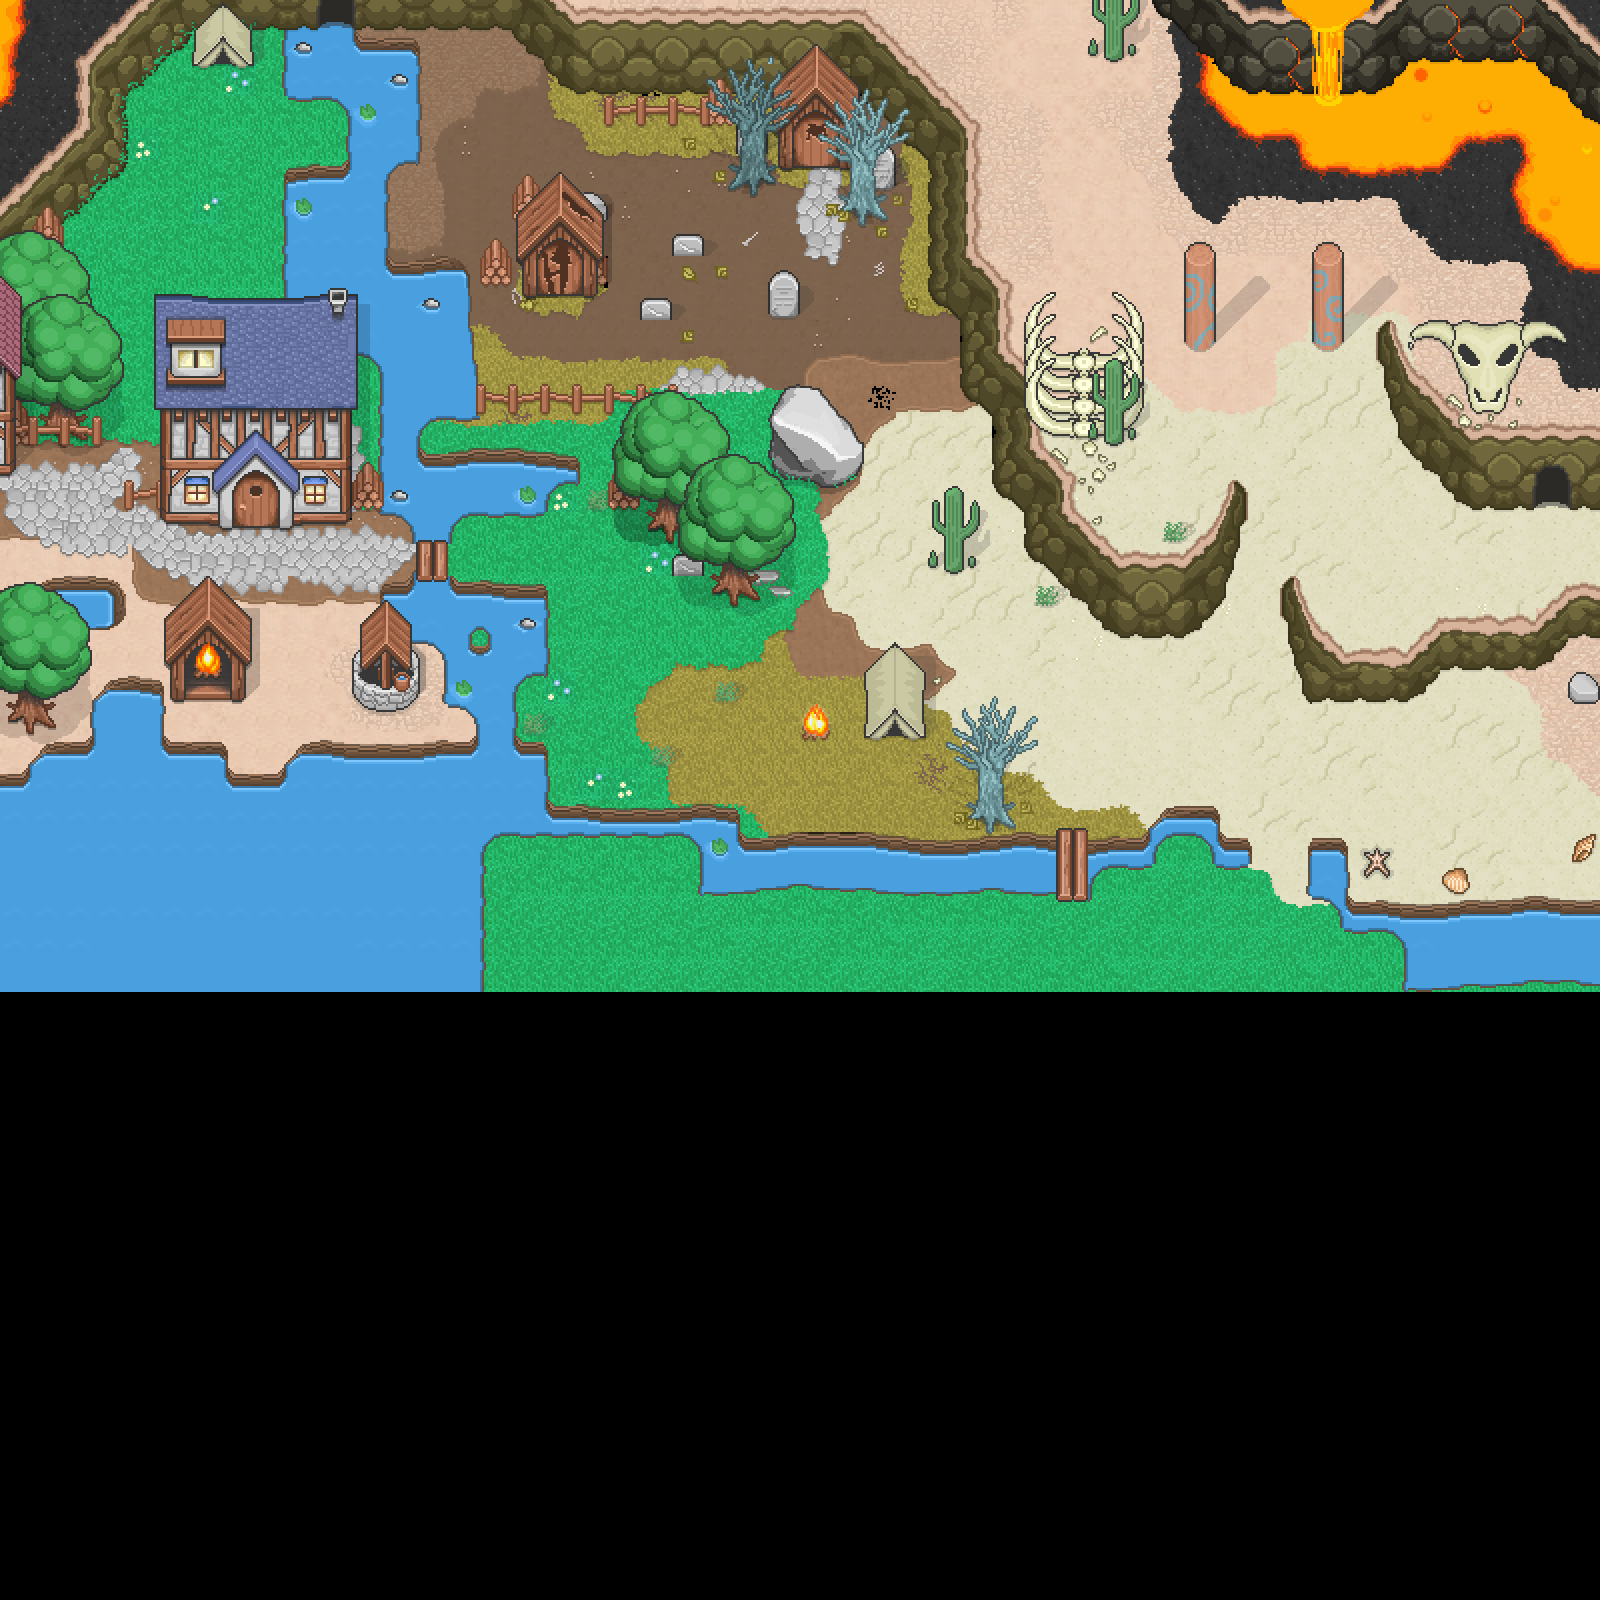

A level layout from a 2D game, rendered from its tile map. Below: a short description, then the map file with tile-grid data replaced by summaries:
An orthogonal 50x50 tile map with 32x32 px tiles, 26 tile layers (base, lava, scorchedearth, sand, ...), 1 hidden layer not drawn and 18 objects (16x monster, spawn, upgrade).

<map version="1.0" orientation="orthogonal" renderorder="right-down" width="50" height="50" tilewidth="32" tileheight="32" nextobjectid="27">
 <tileset firstgid="1" name="tilesheet" tilewidth="32" tileheight="32" tilecount="1960">
  <image source="img/tilesheet.png" width="640" height="3136" />
  <terraintypes>
   <terrain name="randoom-grass" tile="-1" />
  </terraintypes>
  <tile id="152" terrain="0,0,0,0" />
  <tile id="153" terrain="0,0,0,0" />
  <tile id="154" terrain="0,0,0,0" />
  <tile id="155" terrain="0,0,0,0" />
  <tile id="172" terrain="0,0,0,0" />
  <tile id="173" terrain="0,0,0,0" />
  <tile id="174" terrain="0,0,0,0" />
  <tile id="175" terrain="0,0,0,0" />
 </tileset>
 <layer name="base" width="50" height="50">
  <data>[2500 cells, 2500 non-empty, 1 distinct tile ids]</data>
 </layer>
 <layer name="lava" width="50" height="50">
  <data>[2500 cells, 62 non-empty, 14 distinct tile ids]</data>
 </layer>
 <layer name="scorchedearth" width="50" height="50">
  <data>[2500 cells, 103 non-empty, 18 distinct tile ids]</data>
 </layer>
 <layer name="sand" width="50" height="50">
  <data>[2500 cells, 367 non-empty, 16 distinct tile ids]</data>
 </layer>
 <layer name="darksand" width="50" height="50">
  <data>[2500 cells, 206 non-empty, 34 distinct tile ids]</data>
 </layer>
 <layer name="darkdirt" width="50" height="50">
  <data>[2500 cells, 183 non-empty, 11 distinct tile ids]</data>
 </layer>
 <layer name="drydirt" width="50" height="50">
  <data>[2500 cells, 25 non-empty, 12 distinct tile ids]</data>
 </layer>
 <layer name="dirt" width="50" height="50">
  <data>[2500 cells, 102 non-empty, 32 distinct tile ids]</data>
 </layer>
 <layer name="savannah" width="50" height="50">
  <data>[2500 cells, 145 non-empty, 29 distinct tile ids]</data>
 </layer>
 <layer name="cobblestone3" width="50" height="50">
  <data>[2500 cells, 8 non-empty, 8 distinct tile ids]</data>
 </layer>
 <layer name="grass" width="50" height="50">
  <data>[2500 cells, 366 non-empty, 37 distinct tile ids]</data>
 </layer>
 <layer name="cobblestone2" width="50" height="50">
  <data>[2500 cells, 3 non-empty, 3 distinct tile ids]</data>
 </layer>
 <layer name="sandstone" width="50" height="50">
  <data>[2500 cells, 110 non-empty, 46 distinct tile ids]</data>
 </layer>
 <layer name="cobblestone" width="50" height="50">
  <data>[2500 cells, 54 non-empty, 22 distinct tile ids]</data>
 </layer>
 <layer name="fences" width="50" height="50">
  <data>[2500 cells, 0 non-empty, 0 distinct tile ids]</data>
 </layer>
 <layer name="lakes" width="50" height="50">
  <data>[2500 cells, 356 non-empty, 50 distinct tile ids]</data>
 </layer>
 <layer name="cliffs" width="50" height="50">
  <data>[2500 cells, 235 non-empty, 96 distinct tile ids]</data>
 </layer>
 <layer name="props3" width="50" height="50">
  <data>[2500 cells, 2 non-empty, 2 distinct tile ids]</data>
 </layer>
 <layer name="props" width="50" height="50">
  <data>[2500 cells, 225 non-empty, 174 distinct tile ids]</data>
 </layer>
 <layer name="props2" width="50" height="50">
  <data>[2500 cells, 53 non-empty, 45 distinct tile ids]</data>
 </layer>
 <layer name="bridge" width="50" height="50">
  <data>[2500 cells, 7 non-empty, 4 distinct tile ids]</data>
 </layer>
 <layer name="trees1" width="50" height="50">
  <data>[2500 cells, 126 non-empty, 63 distinct tile ids]</data>
 </layer>
 <layer name="trees2" width="50" height="50">
  <data>[2500 cells, 53 non-empty, 23 distinct tile ids]</data>
 </layer>
 <layer name="props3" width="50" height="50">
  <data>[2500 cells, 4 non-empty, 4 distinct tile ids]</data>
 </layer>
 <layer name="houses2" width="50" height="50">
  <data>[2500 cells, 64 non-empty, 64 distinct tile ids]</data>
 </layer>
 <layer name="houses" width="50" height="50">
  <data>[2500 cells, 24 non-empty, 22 distinct tile ids]</data>
 </layer>
 <layer name="collision" width="50" height="50" visible="0">
  <data>[2500 cells, 671 non-empty, 1 distinct tile ids]</data>
 </layer>
 <objectgroup name="objects">
  <properties>
   <property name="type" value="player" />
  </properties>
  <object id="4" name="spawn" x="288" y="544" width="32" height="32" />
  <object id="8" name="rat" type="monster" x="160" y="96" width="32" height="32" />
  <object id="11" name="rat" type="monster" x="256" y="128" width="32" height="32" />
  <object id="12" name="rat" type="monster" x="224" y="192" width="32" height="32" />
  <object id="13" name="goblin" type="monster" x="896" y="800" width="32" height="32" />
  <object id="14" name="goblin" type="monster" x="768" y="768" width="32" height="32" />
  <object id="15" name="ogre" type="monster" x="1504" y="544" width="32" height="32" />
  <object id="16" name="crab" type="monster" x="1504" y="832" width="32" height="32" />
  <object id="17" name="crab" type="monster" x="1408" y="800" width="32" height="32" />
  <object id="18" name="snake" type="monster" x="1120" y="512" width="32" height="32" />
  <object id="19" name="snake" type="monster" x="1152" y="416" width="32" height="32" />
  <object id="20" name="skeleton" type="monster" x="640" y="192" width="32" height="32" />
  <object id="21" name="skeleton" type="monster" x="704" y="288" width="32" height="32" />
  <object id="22" name="spectre" type="monster" x="512" y="96" width="32" height="32" />
  <object id="23" name="deathknight" type="monster" x="1440" y="192" width="32" height="32" />
  <object id="24" name="bat" type="monster" x="896" y="352" width="32" height="32" />
  <object id="25" name="bat" type="monster" x="512" y="320" width="32" height="32" />
  <object id="26" name="upgrade" x="192" y="672" width="32" height="32" />
 </objectgroup>
</map>
